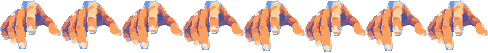
#> input picture assets/art/pixel-v3/mano-v3.png, 488 x 53 px, found by its file name
$ python make_mano_anim.py
#> lines starting #> are read from the running program, lines starting #| are printed output that depends on the picture
### tools/art/pixel_lib.py
"""Paleta y utilidades del pixel art pixel-v3 para los generadores en Python.

Espejo de pixel_lib.gd: luz fija arriba-izquierda, rampas de oscuro a claro, contorno cálido #2a1a14.
Todo se dibuja en la grilla lógica (1 px lógico = 2×2 px de la pantalla de 1440×900).
Requiere Python 3.13 con Pillow, numpy y scipy (los mismos que usa sprite-forge).
"""
from __future__ import annotations

import numpy as np
from PIL import Image, ImageDraw
from scipy import ndimage


def hexc(s: str) -> tuple[int, int, int]:
    return tuple(int(s[i:i + 2], 16) for i in (0, 2, 4))


def ramp(*hexes: str) -> list[tuple[int, int, int]]:
    return [hexc(h) for h in hexes]


OUTLINE = hexc("2a1a14")
# metales y materiales ya aprobados (fases 1-4)
GOLD = ramp("3a2408", "6a420e", "a06a18", "d09a28", "f0c850", "ffe488", "fff8c0")
SILVER = ramp("262c3c", "444c60", "667088", "8c96ac", "b4bece", "dce2ec", "ffffff")
COPPER = ramp("3a1808", "6a3012", "9a4a1e", "c4703a", "e89a5c")
LEATHER = ramp("07070b", "101016", "191921", "24242e", "34343f", "4c4c5a", "7a7a8a")
BLUE = ramp("14285a", "204a9c", "3070d0", "6a9ae8", "b8d0f8")
IVORY = ramp("6b4a2a", "c9a36a", "efe0b8", "fff6dc", "ffffff")
# texturas (nov 2026): cuero cálido del maletín, blanco y celeste de la bandera, pared y zócalo del salón, piel de los retratos
WARMBLK = ramp("0b0807", "1a1210", "28201c", "3a2e28", "50423a", "6e5c4e", "94806c")
CELESTE = ramp("2a5a8a", "4f8cc4", "7cb8e0", "a8d4ee", "cde8f6")
WHITE = ramp("8a98b0", "bcc8d8", "e2e8f0", "f4f7fa", "ffffff")
PANEL = ramp("1c0d07", "33180c", "4d2812", "6a3a18", "8a5222", "a86a2e")
SKIN = ramp("5a2e1c", "8a5232", "b87a4e", "d89c6c", "f0c090")
# salón y mesa
WALL = ramp("2a160c", "43240f", "5e3414", "7c4a1c", "9a6228")
BEAM = ramp("1a0c06", "2e1810", "422212", "5c3318")
CHAIR = ramp("1c0d07", "33180c", "4d2812", "6a3a18")
SHADE = ramp("8a4a10", "c87a18", "f0a828", "ffd060", "fff0a0")
LEAF = ramp("0e2a14", "1a4a22", "2c6a30", "4a8c3c")
FRAME = hexc("c08a30")
FRAME_DK = hexc("6a3e12")
PAPER = hexc("d8c8a0")
WOOD = ramp("3b1608", "6e2f10", "9c4a16", "c4661f", "e08a32")
NAVY = ramp("0a1430", "0f2048", "163060")
PANO = ramp("2a0a12", "6e1424", "8c1c2e", "a62838")


# [6 lines left out: function hash2, not called in this run]


class Canvas:
    """Lienzo RGBA en la grilla lógica, con las primitivas que usan los generadores."""

    # [12 lines left out: functions __init__, put, not called in this run]

    def get(self, x: int, y: int):
        return tuple(int(v) for v in self.a[y, x, :3])

    # [5 lines left out: function rect, not called in this run]

    def fill(self, mask: np.ndarray, c) -> None:
        self.a[mask, :3] = c[:3]
        self.a[mask, 3] = 255

    def hline(self, x0: int, x1: int, y: int, c) -> None:
        for x in range(min(x0, x1), max(x0, x1) + 1):
            self.put(x, y, c)

    def vline(self, x: int, y0: int, y1: int, c) -> None:
        for y in range(min(y0, y1), max(y0, y1) + 1):
            self.put(x, y, c)

    def line(self, x0: int, y0: int, x1: int, y1: int, c) -> None:
        for x, y in bresenham(x0, y0, x1, y1):
            self.put(x, y, c)

    def polyline(self, pts, c) -> None:
        for (x0, y0), (x1, y1) in zip(pts, pts[1:]):
            self.line(x0, y0, x1, y1, c)

    # [11 lines left out: function blit, not called in this run]

    def mask_of(self) -> np.ndarray:
        return self.a[..., 3] > 0

    def image(self) -> Image.Image:
        return Image.fromarray(self.a, "RGBA")

    # [28 lines left out: functions save, bresenham, poly_mask, not called in this run]


def ellipse_mask(w: int, h: int, cx: float, cy: float, rx: float, ry: float) -> np.ndarray:
    yy, xx = np.mgrid[0:h, 0:w]
    return ((xx + 0.5 - cx) / rx) ** 2 + ((yy + 0.5 - cy) / ry) ** 2 <= 1.0


# [42 lines left out: functions edge_of, clean_labels, not called in this run]


def upscale(img: Image.Image, k: int) -> Image.Image:
    return img.resize((img.width * k, img.height * k), Image.NEAREST)

### tools/art/make_mano_anim.py
"""Boceto de la animación de la mano (Fase 7): los dedos tamborilean por turnos.

Cada cuadro se arma desde la mano base (test-results/mano-v3.png, de make_mano_dios.py): la yema de cada
dedo (uña y borde incluidos) baja 1 o 2 px y el dedo se estira para no abrir huecos. El dedo mayor se
mueve más que los otros. Ciclo de 8 cuadros: meñique, anular, mayor, índice; el pulgar queda quieto.
Escribe test-results/mano-anim-*.png (cuadros) y GIF de revisión. No integra nada.

Ejecutar:  python tools/art/make_mano_dios.py && python tools/art/make_mano_anim.py
"""
from __future__ import annotations

import os
import sys

import numpy as np
from PIL import Image

sys.path.insert(0, os.path.dirname(os.path.abspath(__file__)))
from pixel_lib import upscale

# yemas (x0, x1, y0): todo lo que está debajo de y0 en esa franja de columnas se mueve junto
TIPS = {"menique": (0, 10, 30), "anular": (10, 17, 37), "mayor": (17, 28, 41), "indice": (28, 37, 27)}
ORDER = ["menique", "anular", "mayor", "indice"]
# desplazamiento (px) a lo largo de los 8 cuadros, con 1 cuadro de retraso entre dedos
CURVE = [0, 1, 2, 3, 2, 1, 0, 0]
AMOUNT = {"menique": 2, "anular": 2, "mayor": 3, "indice": 2}


def pose(base: np.ndarray, frame: int) -> np.ndarray:
    out = base.copy()
    for i, name in enumerate(ORDER):
        x0, x1, y0 = TIPS[name]
        d = CURVE[(frame - i) % 8]
        d = min(d, AMOUNT[name])
        if d == 0:
            continue
        h = base.shape[0]
        seg = base[y0:, x0:x1].copy()
        solid = seg[..., 3] > 0
        out[y0:, x0:x1][solid] = 0
        moved = np.zeros_like(seg)
        moved[d:] = seg[:-d]
        # el dedo se estira: las filas que quedaron libres arriba repiten la fila de encima
        for y in range(y0, min(h, y0 + d + 1)):
            pass
        region = out[y0:, x0:x1]
        m = moved[..., 3] > 0
        region[m] = moved[m]
        for j in range(d):
            row_y = y0 + j
            for x in range(x0, x1):
                if out[row_y, x, 3] == 0 and row_y > 0 and out[row_y - 1, x, 3] > 0 and base[row_y, x, 3] > 0:
                    out[row_y, x] = out[row_y - 1, x]
    return out


def main() -> None:
    os.chdir(os.path.join(os.path.dirname(os.path.abspath(__file__)), "..", ".."))
    base = np.array(Image.open("test-results/mano-v3.png").convert("RGBA"))
#> base is the input picture: shape (53, 488, 4); mean R, G, B, A 98.3, 71.2, 60.1, 118.6
    pad = np.zeros((base.shape[0] + 4, base.shape[1], 4), np.uint8)
    pad[:base.shape[0]] = base
    frames = [pose(pad, f) for f in range(8)]
#> after the loop in pose, `for i, name in enumerate(ORDER):`: out: shape (57, 488, 4); mean R, G, B, A 91.4, 66.3, 55.9, 110.3
#> after the loop in pose (call 2), `for i, name in enumerate(ORDER):`: out: shape (57, 488, 4); mean R, G, B, A 91.4, 66.3, 55.9, 110.3
#> after the loop in pose (call 3), `for i, name in enumerate(ORDER):`: out: shape (57, 488, 4); mean R, G, B, A 91.5, 66.3, 56, 110.5
#> after the loop in pose (call 4), `for i, name in enumerate(ORDER):`: out: shape (57, 488, 4); mean R, G, B, A 91.7, 66.4, 56.1, 110.6
#> after the loop in pose (call 5), `for i, name in enumerate(ORDER):`: out: shape (57, 488, 4); mean R, G, B, A 91.8, 66.5, 56.1, 110.8
#> after the loop in pose (call 6), `for i, name in enumerate(ORDER):`: out: shape (57, 488, 4); mean R, G, B, A 91.9, 66.6, 56.2, 110.9
#> after the loop in pose (call 7), `for i, name in enumerate(ORDER):`:
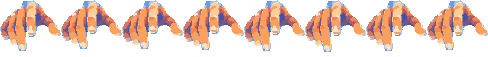
#> out: shape (57, 488, 4); mean R, G, B, A 91.7, 66.5, 56.1, 110.6; transparent parts drawn white
#> after the loop in pose (call 8), `for i, name in enumerate(ORDER):`:
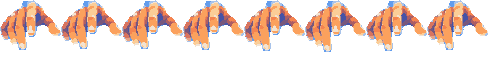
#> out: shape (57, 488, 4); mean R, G, B, A 91.6, 66.4, 56, 110.5; transparent parts drawn white
#> frames = 8 items
    bg = (30, 60, 130, 255)
    gif = []
    for f in frames:
        im = Image.new("RGBA", (f.shape[1], f.shape[0]), bg)
        im.alpha_composite(Image.fromarray(f))
        gif.append(upscale(im, 6).convert("P", palette=Image.ADAPTIVE))
#> this loop made 8 passes
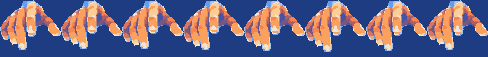
#> im: PIL image 488x57 RGBA; mean R, G, B, A 108.6, 100.4, 129.7, 255
#> after the loop, gif = 8 items
    gif[0].save("test-results/mano-anim.gif", save_all=True, append_images=gif[1:], duration=110, loop=0)
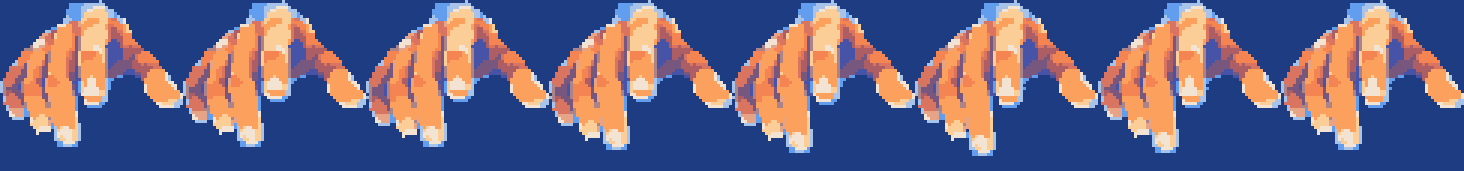
#> saved as mano-anim.gif: PIL image 2928x342 P (shown at 1/2 size); mean R, G, B 108.5, 100.3, 129.7
    sheet = Image.new("RGB", (frames[0].shape[1] * 3 * 4 + 5 * 4, frames[0].shape[0] * 3 * 2 + 5), (20, 30, 70))
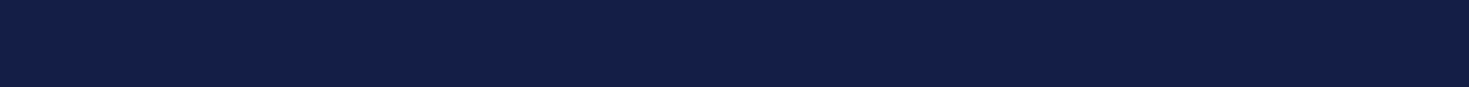
#> sheet: PIL image 5876x347 RGB (shown at 1/4 size); mean R, G, B 20, 30, 70
    for i, f in enumerate(frames):
        im = Image.new("RGBA", (f.shape[1], f.shape[0]), bg)
        im.alpha_composite(Image.fromarray(f))
        sheet.paste(upscale(im, 3).convert("RGB"), ((i % 4) * (im.width * 3 + 5), (i // 4) * (im.height * 3 + 5)))
        Image.fromarray(f).save(f"test-results/mano-anim-{i}.png")
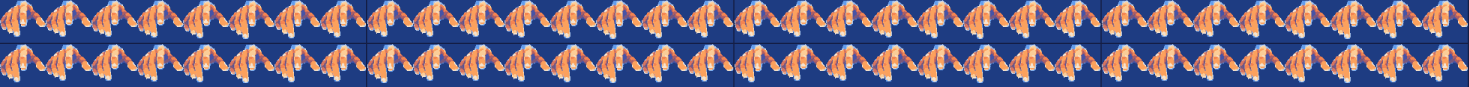
#> sheet: PIL image 5876x347 RGB (shown at 1/4 size); mean R, G, B 107.1, 99.1, 128.6
    sheet.save("test-results/mano-anim-hoja.png")
    strip = np.concatenate(frames, axis=1)
    Image.fromarray(strip).save("assets/art/pixel-v3/mano-v3.png")   # 8 cuadros de 61×53 en fila
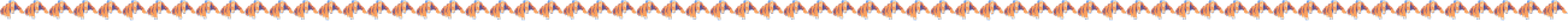
#> saved as mano-v3.png: PIL image 3904x57 RGBA (shown at 1/3 size); mean R, G, B, A 91.6, 66.4, 56.1, 110.6; transparent parts drawn white
    print("ok", len(frames), "cuadros")
#| ok 8 cuadros


if __name__ == "__main__":
    main()
